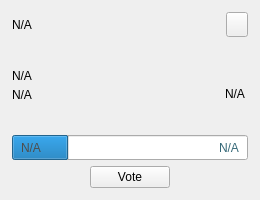
<?xml version="1.0" encoding="UTF-8"?>
<ui version="4.0">
 <class>ProposalCard</class>
 <widget class="QWidget" name="ProposalCard">
  <property name="geometry">
   <rect>
    <x>0</x>
    <y>0</y>
    <width>260</width>
    <height>200</height>
   </rect>
  </property>
  <property name="sizePolicy">
   <sizepolicy hsizetype="MinimumExpanding" vsizetype="MinimumExpanding">
    <horstretch>0</horstretch>
    <verstretch>0</verstretch>
   </sizepolicy>
  </property>
  <property name="minimumSize">
   <size>
    <width>260</width>
    <height>200</height>
   </size>
  </property>
  <property name="maximumSize">
   <size>
    <width>330</width>
    <height>200</height>
   </size>
  </property>
  <layout class="QVBoxLayout" name="verticalLayout_1">
   <property name="spacing">
    <number>0</number>
   </property>
   <property name="leftMargin">
    <number>0</number>
   </property>
   <property name="topMargin">
    <number>0</number>
   </property>
   <property name="rightMargin">
    <number>0</number>
   </property>
   <property name="bottomMargin">
    <number>0</number>
   </property>
   <item>
    <widget class="QWidget" name="card" native="true">
     <property name="sizePolicy">
      <sizepolicy hsizetype="Preferred" vsizetype="Minimum">
       <horstretch>0</horstretch>
       <verstretch>0</verstretch>
      </sizepolicy>
     </property>
     <property name="minimumSize">
      <size>
       <width>0</width>
       <height>200</height>
      </size>
     </property>
     <property name="styleSheet">
      <string notr="true"/>
     </property>
     <layout class="QVBoxLayout" name="verticalLayout_2" stretch="4,4,2,4">
      <property name="leftMargin">
       <number>12</number>
      </property>
      <property name="topMargin">
       <number>12</number>
      </property>
      <property name="rightMargin">
       <number>12</number>
      </property>
      <property name="bottomMargin">
       <number>12</number>
      </property>
      <item>
       <layout class="QHBoxLayout" name="horizontalLayout_1">
        <property name="spacing">
         <number>0</number>
        </property>
        <item>
         <widget class="QLabel" name="labelPropName">
          <property name="text">
           <string notr="true">N/A</string>
          </property>
         </widget>
        </item>
        <item>
         <spacer name="horizontalSpacer_1">
          <property name="orientation">
           <enum>Qt::Horizontal</enum>
          </property>
          <property name="sizeHint" stdset="0">
           <size>
            <width>40</width>
            <height>20</height>
           </size>
          </property>
         </spacer>
        </item>
        <item>
         <widget class="QPushButton" name="btnLink">
          <property name="sizePolicy">
           <sizepolicy hsizetype="Fixed" vsizetype="Fixed">
            <horstretch>0</horstretch>
            <verstretch>0</verstretch>
           </sizepolicy>
          </property>
          <property name="maximumSize">
           <size>
            <width>22</width>
            <height>25</height>
           </size>
          </property>
          <property name="cursor">
           <cursorShape>PointingHandCursor</cursorShape>
          </property>
          <property name="focusPolicy">
           <enum>Qt::NoFocus</enum>
          </property>
          <property name="text">
           <string/>
          </property>
         </widget>
        </item>
       </layout>
      </item>
      <item>
       <widget class="QWidget" name="widget" native="true">
        <layout class="QHBoxLayout" name="horizontalLayout_2">
         <property name="spacing">
          <number>0</number>
         </property>
         <property name="leftMargin">
          <number>0</number>
         </property>
         <property name="topMargin">
          <number>0</number>
         </property>
         <property name="rightMargin">
          <number>0</number>
         </property>
         <property name="bottomMargin">
          <number>0</number>
         </property>
         <item>
          <widget class="QWidget" name="containerAmount" native="true">
           <property name="sizePolicy">
            <sizepolicy hsizetype="Preferred" vsizetype="Fixed">
             <horstretch>0</horstretch>
             <verstretch>0</verstretch>
            </sizepolicy>
           </property>
           <layout class="QVBoxLayout" name="verticalLayout_3">
            <property name="spacing">
             <number>5</number>
            </property>
            <property name="sizeConstraint">
             <enum>QLayout::SetMinimumSize</enum>
            </property>
            <property name="leftMargin">
             <number>0</number>
            </property>
            <property name="topMargin">
             <number>0</number>
            </property>
            <property name="rightMargin">
             <number>0</number>
            </property>
            <property name="bottomMargin">
             <number>0</number>
            </property>
            <item alignment="Qt::AlignBottom">
             <widget class="QLabel" name="labelPropAmount">
              <property name="text">
               <string notr="true">N/A</string>
              </property>
             </widget>
            </item>
            <item>
             <widget class="QLabel" name="labelPropMonths">
              <property name="text">
               <string notr="true">N/A</string>
              </property>
             </widget>
            </item>
           </layout>
          </widget>
         </item>
         <item>
          <spacer name="horizontalSpacer_2">
           <property name="orientation">
            <enum>Qt::Horizontal</enum>
           </property>
           <property name="sizeHint" stdset="0">
            <size>
             <width>40</width>
             <height>20</height>
            </size>
           </property>
          </spacer>
         </item>
         <item alignment="Qt::AlignVCenter">
          <widget class="QLabel" name="labelStatus">
           <property name="styleSheet">
            <string notr="true">margin-top:16;</string>
           </property>
           <property name="text">
            <string notr="true">N/A</string>
           </property>
          </widget>
         </item>
        </layout>
       </widget>
      </item>
      <item>
       <widget class="QWidget" name="containerVotes" native="true">
        <property name="sizePolicy">
         <sizepolicy hsizetype="Preferred" vsizetype="Fixed">
          <horstretch>0</horstretch>
          <verstretch>0</verstretch>
         </sizepolicy>
        </property>
        <layout class="QGridLayout" name="gridLayout">
         <property name="leftMargin">
          <number>0</number>
         </property>
         <property name="topMargin">
          <number>0</number>
         </property>
         <property name="rightMargin">
          <number>0</number>
         </property>
         <property name="bottomMargin">
          <number>0</number>
         </property>
         <property name="spacing">
          <number>0</number>
         </property>
         <item row="0" column="0">
          <widget class="QProgressBar" name="votesBar">
           <property name="sizePolicy">
            <sizepolicy hsizetype="Expanding" vsizetype="Expanding">
             <horstretch>0</horstretch>
             <verstretch>0</verstretch>
            </sizepolicy>
           </property>
           <property name="minimumSize">
            <size>
             <width>0</width>
             <height>25</height>
            </size>
           </property>
           <property name="font">
            <font>
             <stylestrategy>NoAntialias</stylestrategy>
            </font>
           </property>
           <property name="value">
            <number>24</number>
           </property>
           <property name="textVisible">
            <bool>false</bool>
           </property>
          </widget>
         </item>
         <item row="0" column="0">
          <widget class="QWidget" name="containerText" native="true">
           <property name="minimumSize">
            <size>
             <width>0</width>
             <height>0</height>
            </size>
           </property>
           <layout class="QHBoxLayout" name="horizontalLayout_3">
            <property name="spacing">
             <number>0</number>
            </property>
            <property name="topMargin">
             <number>0</number>
            </property>
            <property name="bottomMargin">
             <number>0</number>
            </property>
            <item>
             <widget class="QLabel" name="labelNo">
              <property name="styleSheet">
               <string notr="true">color:#4D4D4D;</string>
              </property>
              <property name="text">
               <string notr="true">N/A</string>
              </property>
             </widget>
            </item>
            <item>
             <spacer name="horizontalSpacer_3">
              <property name="orientation">
               <enum>Qt::Horizontal</enum>
              </property>
              <property name="sizeHint" stdset="0">
               <size>
                <width>93</width>
                <height>20</height>
               </size>
              </property>
             </spacer>
            </item>
            <item>
             <widget class="QLabel" name="labelYes">
              <property name="styleSheet">
               <string notr="true">color:#356877;</string>
              </property>
              <property name="text">
               <string notr="true">N/A</string>
              </property>
             </widget>
            </item>
           </layout>
          </widget>
         </item>
        </layout>
       </widget>
      </item>
      <item>
       <layout class="QHBoxLayout" name="horizontalLayout_4">
        <item>
         <spacer name="horizontalSpacer_4">
          <property name="orientation">
           <enum>Qt::Horizontal</enum>
          </property>
          <property name="sizeHint" stdset="0">
           <size>
            <width>40</width>
            <height>20</height>
           </size>
          </property>
         </spacer>
        </item>
        <item>
         <widget class="QPushButton" name="btnVote">
          <property name="minimumSize">
           <size>
            <width>80</width>
            <height>0</height>
           </size>
          </property>
          <property name="focusPolicy">
           <enum>Qt::NoFocus</enum>
          </property>
          <property name="styleSheet">
           <string notr="true"/>
          </property>
          <property name="text">
           <string>Vote</string>
          </property>
         </widget>
        </item>
        <item>
         <spacer name="horizontalSpacer_5">
          <property name="orientation">
           <enum>Qt::Horizontal</enum>
          </property>
          <property name="sizeHint" stdset="0">
           <size>
            <width>40</width>
            <height>20</height>
           </size>
          </property>
         </spacer>
        </item>
       </layout>
      </item>
     </layout>
    </widget>
   </item>
  </layout>
 </widget>
 <resources/>
 <connections/>
</ui>
